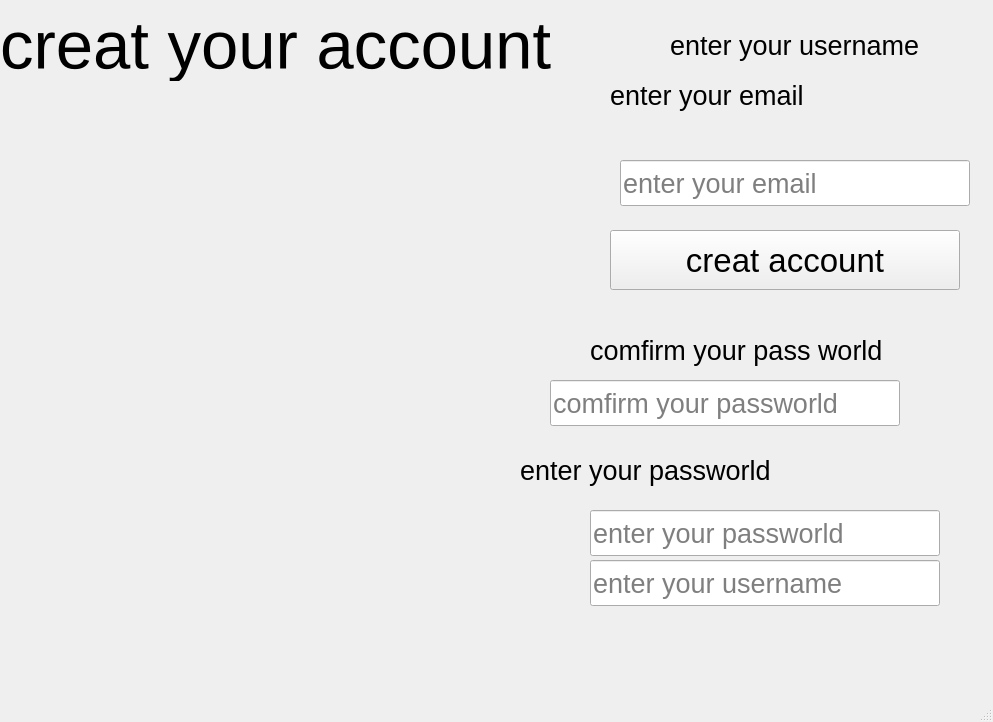
<?xml version="1.0" encoding="UTF-8"?>
<ui version="4.0">
 <class>MainWindow</class>
 <widget class="QMainWindow" name="MainWindow">
  <property name="geometry">
   <rect>
    <x>0</x>
    <y>0</y>
    <width>993</width>
    <height>722</height>
   </rect>
  </property>
  <property name="windowTitle">
   <string>MainWindow</string>
  </property>
  <widget class="QWidget" name="centralwidget">
   <widget class="QLabel" name="label">
    <property name="geometry">
     <rect>
      <x>0</x>
      <y>10</y>
      <width>701</width>
      <height>71</height>
     </rect>
    </property>
    <property name="font">
     <font>
      <pointsize>50</pointsize>
     </font>
    </property>
    <property name="text">
     <string>creat your account</string>
    </property>
   </widget>
   <widget class="QLabel" name="label_2">
    <property name="geometry">
     <rect>
      <x>670</x>
      <y>30</y>
      <width>311</width>
      <height>31</height>
     </rect>
    </property>
    <property name="font">
     <font>
      <pointsize>20</pointsize>
     </font>
    </property>
    <property name="text">
     <string>enter your username</string>
    </property>
   </widget>
   <widget class="QLabel" name="label_3">
    <property name="geometry">
     <rect>
      <x>610</x>
      <y>80</y>
      <width>311</width>
      <height>31</height>
     </rect>
    </property>
    <property name="font">
     <font>
      <pointsize>20</pointsize>
     </font>
    </property>
    <property name="text">
     <string>enter your email</string>
    </property>
   </widget>
   <widget class="QLabel" name="label_4">
    <property name="geometry">
     <rect>
      <x>520</x>
      <y>450</y>
      <width>350</width>
      <height>40</height>
     </rect>
    </property>
    <property name="font">
     <font>
      <pointsize>20</pointsize>
     </font>
    </property>
    <property name="text">
     <string>enter your passworld</string>
    </property>
   </widget>
   <widget class="QLineEdit" name="lineEdit_2">
    <property name="geometry">
     <rect>
      <x>590</x>
      <y>510</y>
      <width>350</width>
      <height>46</height>
     </rect>
    </property>
    <property name="font">
     <font>
      <pointsize>20</pointsize>
     </font>
    </property>
    <property name="placeholderText">
     <string>enter your passworld</string>
    </property>
   </widget>
   <widget class="QLineEdit" name="lineEdit_3">
    <property name="geometry">
     <rect>
      <x>620</x>
      <y>160</y>
      <width>350</width>
      <height>46</height>
     </rect>
    </property>
    <property name="font">
     <font>
      <pointsize>20</pointsize>
     </font>
    </property>
    <property name="placeholderText">
     <string>enter your email</string>
    </property>
   </widget>
   <widget class="QLineEdit" name="lineEdit">
    <property name="geometry">
     <rect>
      <x>590</x>
      <y>560</y>
      <width>350</width>
      <height>46</height>
     </rect>
    </property>
    <property name="font">
     <font>
      <pointsize>20</pointsize>
     </font>
    </property>
    <property name="placeholderText">
     <string>enter your username</string>
    </property>
   </widget>
   <widget class="QPushButton" name="pushButton">
    <property name="geometry">
     <rect>
      <x>610</x>
      <y>230</y>
      <width>350</width>
      <height>60</height>
     </rect>
    </property>
    <property name="font">
     <font>
      <pointsize>25</pointsize>
     </font>
    </property>
    <property name="text">
     <string>creat account</string>
    </property>
   </widget>
   <widget class="QLineEdit" name="lineEdit_4">
    <property name="geometry">
     <rect>
      <x>550</x>
      <y>380</y>
      <width>350</width>
      <height>46</height>
     </rect>
    </property>
    <property name="font">
     <font>
      <pointsize>20</pointsize>
     </font>
    </property>
    <property name="placeholderText">
     <string>comfirm your passworld</string>
    </property>
   </widget>
   <widget class="QLabel" name="label_5">
    <property name="geometry">
     <rect>
      <x>290</x>
      <y>400</y>
      <width>350</width>
      <height>40</height>
     </rect>
    </property>
    <property name="font">
     <font>
      <pointsize>20</pointsize>
     </font>
    </property>
    <property name="text">
     <string/>
    </property>
   </widget>
   <widget class="QLabel" name="label_6">
    <property name="geometry">
     <rect>
      <x>590</x>
      <y>330</y>
      <width>350</width>
      <height>40</height>
     </rect>
    </property>
    <property name="font">
     <font>
      <pointsize>20</pointsize>
     </font>
    </property>
    <property name="text">
     <string>comfirm your pass world</string>
    </property>
   </widget>
   <widget class="QWidget" name="verticalLayoutWidget">
    <property name="geometry">
     <rect>
      <x>190</x>
      <y>160</y>
      <width>321</width>
      <height>441</height>
     </rect>
    </property>
    <layout class="QVBoxLayout" name="verticalLayout"/>
   </widget>
  </widget>
  <widget class="QMenuBar" name="menubar">
   <property name="geometry">
    <rect>
     <x>0</x>
     <y>0</y>
     <width>993</width>
     <height>26</height>
    </rect>
   </property>
  </widget>
  <widget class="QStatusBar" name="statusbar"/>
 </widget>
 <resources/>
 <connections/>
</ui>
